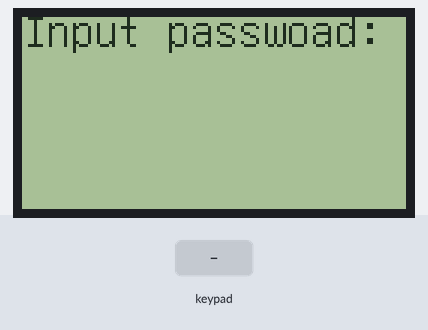
A sketch run on a simulated Arduino Uno, built with avr-gcc and run on an emulated ATmega328P. On the bench: 128×64 one-colour display. The test bench sets the inputs (shaded band). What the sketch prints to the serial monitor is not drawn.

Above: at 0.8 s.
0.9 s: keypad keys 1 2 3 4 D pressed 0.4 s apart
At 3.3 s:
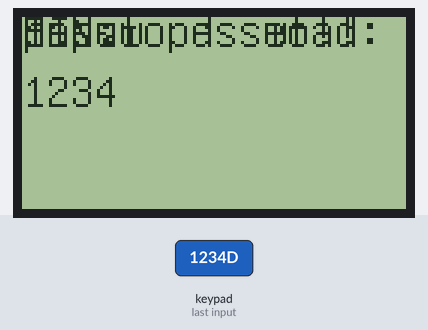
4.4 s: key 'F' pressed
At 5.6 s:
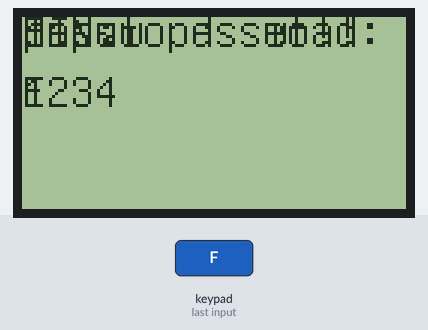
5.9 s: key 'E' pressed
7.4 s: keypad keys 1 2 3 4 A pressed 0.4 s apart
At 9.4 s:
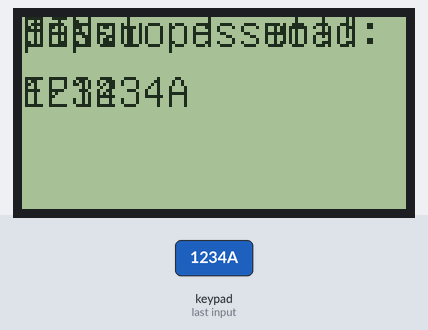
10.9 s: key 'D' pressed
At 11.4 s:
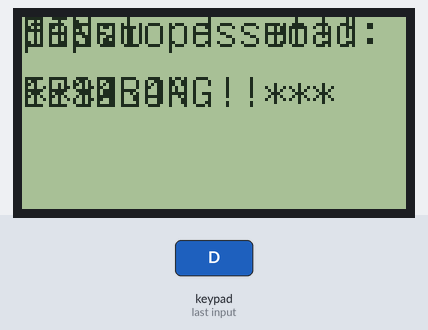
12.4 s: key 'B' pressed
Timing chart, 0 to 14.9 s (numbered marks = the images above; inputs shaded):
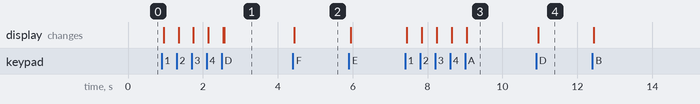

The sketch:

bbb.ino
```cpp
#include <Keypad.h>
#include <Wire.h>
#include "U8glib.h"

#define KEY_ROWS 4  // 薄膜按鍵的列數
#define KEY_COLS 4   // 薄膜按鍵的行數

U8GLIB_ST7920_128X64_4X u8g(15, 14, 16);

// 設置按鍵模組
char keymap[KEY_ROWS][KEY_COLS] = {
  {'F', 'E', 'D', 'C'},
  {'B', '3', '6', '9'},
  {'A', '2', '5', '8'},
  {'0', '1', '4', '7'}
};

byte rowPins[KEY_ROWS] = {6, 7, 8, 9}; //Rows 0 to 3
byte colPins[KEY_COLS] = {2, 3, 4, 5}; //Columns 0 to 3

Keypad keypad = Keypad(makeKeymap(keymap), rowPins, colPins, KEY_ROWS, KEY_COLS);

String passcode = "1234";   // 預設密碼
String inputCode = "";      // 暫存用戶的按鍵字串
bool acceptKey = true;      // 代表是否接受用戶按鍵輸入的變數，預設為「接受」

void draw(String A,String B) {
  u8g.setFont(u8g_font_unifont);
  u8g.setPrintPos(0,10);
  u8g.print(A);
  u8g.setPrintPos(0,30);
  u8g.print(B);
}

// 顯示「歡迎光臨」後，重設LCD顯示文字和輸入狀態。
void resetLocker() {
  Serial.print("PIN:");
  do{
    draw("PIN:","");
  } while( u8g.nextPage() );
  acceptKey = true;
  inputCode = "";
  setInput();
}

// 比對用戶輸入的密碼
void checkPinCode() {
  acceptKey = false;  // 暫時不接受用戶按鍵輸入
  // 比對密碼
  if (inputCode == passcode) {
    Serial.println("\nWelcome home!");
    do{
      draw("[success]", "Welcome home!");
    } while( u8g.nextPage() );
    delay(3000);
    acceptKey = true;
    setPassword();
  } else {
    Serial.println("\n***WRONG!!***");
    do{
      draw("PIN:","***WRONG!!***");
    } while( u8g.nextPage() );
    delay(500);
    resetLocker();
  }
}

void setPassword(){
  passcode = "";
  Serial.print("Input passwoad: ");
  do{
    draw("Input passwoad:","");
  } while( u8g.nextPage() );
  while(acceptKey){
    char key = keypad.getKey();
    if (key != NO_KEY) {
      if (key == 'C') {   // 清除畫面
        passcode = "";
        Serial.println();
        do{
          draw("Input passwoad:","");
        } while( u8g.nextPage() );
      } else if (key == 'D') {  // 確定輸入密碼
        Serial.println("\npassword set!!");
        do{
          draw("password set!!","");
        } while( u8g.nextPage() );
        acceptKey = false;
      } else {
        passcode += key;  // 儲存用戶的密碼
        Serial.print(key);
        do{
          draw("Input passwoad:",passcode);
        } while( u8g.nextPage() );
      }
    }
  }
  resetLocker();
}

void setInput(){
    while(acceptKey){

      char key = keypad.getKey();
      if (key != NO_KEY) {
        if (key == 'C') {   // 清除畫面
          inputCode = "";
          Serial.println();
          do{
            draw("PIN:","");
          } while( u8g.nextPage() );
        } else if (key == 'D') {  // 比對輸入密碼
          checkPinCode();
        } else {
          inputCode += key;  // 儲存用戶的按鍵字元
          Serial.print(key);
          do{
            draw("PIN:",inputCode);
          } while( u8g.nextPage() );
        }
      }

    }
}

void setup() {
  Serial.begin(9600);
  u8g.getMode() == U8G_MODE_BW;
  u8g.setColorIndex(1);         // pixel on
  u8g.firstPage();

  setPassword();
}

void loop() {

}
```

Measured:
- after the input at 0.9 s, the display: first changes after 0.05 s (image 1 shows a later state)
- after the input at 4.4 s, the display: changes at once (image 2)
- after the input at 7.4 s, the display: first changes at once (image 3 shows a later state)
- after the input at 10.9 s, the display: changes after 0.06 s (image 4)
